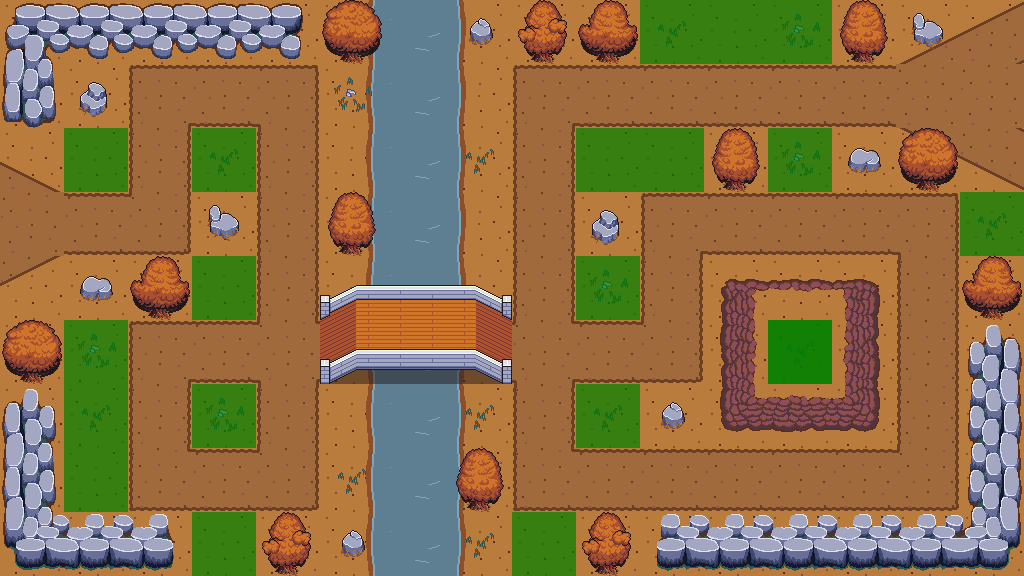

This is a level from a 2D game, rendered from its Tiled map with the project's own tilesets. A one-line summary and the complete map file follow:
An orthogonal 16x9 tile map with 64x64 px tiles, 8 tile layers (Terrain_Background, Terrain_Path, Terrain_Water, Terrain_Cliffs, ...), 3 tilesets and 1 object.

<map version="1.10" tiledversion="1.11.2" orientation="orthogonal" renderorder="right-down" width="16" height="9" tilewidth="64" tileheight="64" infinite="0" nextlayerid="23" nextobjectid="2">
 <editorsettings>
  <export target="../game/public/assets/map/TD-map-lvl7.json" format="json" />
 </editorsettings>
 <tileset firstgid="1" name="GrassTilesetAutumn" tilewidth="64" tileheight="64" tilecount="272" columns="16">
  <image source="../game/public/assets/tilesets/GrassTilesetAutumn.png" width="1024" height="1088" />
 </tileset>
 <tileset firstgid="273" name="AnimatedWaterAutumn" tilewidth="64" tileheight="64" tilecount="490" columns="70">
  <image source="../game/public/assets/tilesets/AnimatedWaterAutumn.png" width="4480" height="448" />
 </tileset>
 <tileset firstgid="763" name="Solid_green" tilewidth="64" tileheight="64" tilecount="9" columns="3">
  <image source="../game/public/assets/Solid_green.png" width="200" height="200" />
 </tileset>
 <layer id="14" name="Terrain_Background" width="16" height="9" locked="1">
  <data encoding="csv">
19,19,19,19,19,19,19,19,19,19,19,19,19,19,19,19,
19,19,19,19,19,19,19,19,19,19,19,19,19,19,19,19,
19,19,19,19,19,19,19,19,19,19,19,19,19,19,19,19,
19,19,19,19,19,19,19,19,19,19,19,19,19,19,19,19,
19,19,19,19,19,19,19,19,19,19,19,19,19,19,19,19,
19,19,19,19,19,19,19,19,19,19,19,19,19,19,19,19,
19,19,19,19,19,19,19,19,19,19,19,19,19,19,19,19,
19,19,19,19,19,19,19,19,19,19,19,19,19,19,19,19,
19,19,19,19,19,19,19,19,19,19,19,19,19,19,19,19
</data>
 </layer>
 <layer id="15" name="Terrain_Path" width="16" height="9">
  <data encoding="csv">
0,0,0,0,0,0,0,0,0,0,0,0,0,0,164,165,
0,0,22,23,24,0,0,0,22,23,23,23,23,23,42,42,
163,0,38,0,40,0,0,0,38,0,0,0,0,0,178,179,
42,23,56,0,40,0,0,0,38,0,22,23,23,23,24,0,
181,0,0,0,38,0,0,0,38,0,40,0,0,0,40,0,
0,0,22,23,26,0,0,0,26,23,56,0,0,0,40,0,
0,0,38,0,40,0,0,0,38,0,0,0,0,0,40,0,
0,0,54,23,56,0,0,0,54,23,23,23,23,23,56,0,
0,0,0,0,0,0,0,0,0,0,0,0,0,0,0,0
</data>
 </layer>
 <layer id="16" name="Terrain_Water" width="16" height="9">
  <data encoding="csv">
0,0,0,0,0,345,486,347,0,0,0,0,0,0,0,0,
0,0,0,0,0,345,486,347,0,0,0,0,0,0,0,0,
0,0,0,0,0,345,486,347,0,0,0,0,0,0,0,0,
0,0,0,0,0,345,486,347,0,0,0,0,0,0,0,0,
0,0,0,0,0,345,486,347,0,0,0,0,0,0,0,0,
0,0,0,0,0,483,486,489,0,0,0,0,0,0,0,0,
0,0,0,0,0,345,486,347,0,0,0,0,0,0,0,0,
0,0,0,0,0,345,486,347,0,0,0,0,0,0,0,0,
0,0,0,0,0,345,486,347,0,0,0,0,0,0,0,0
</data>
 </layer>
 <layer id="17" name="Terrain_Cliffs" width="16" height="9">
  <data encoding="csv">
0,0,0,0,0,0,0,0,0,0,0,0,0,0,0,0,
0,0,0,0,0,0,0,0,0,0,0,0,0,0,0,0,
0,0,0,0,0,0,0,0,0,0,0,0,0,0,0,0,
0,0,0,0,0,0,0,0,0,0,0,0,0,0,0,0,
0,0,0,0,0,0,0,0,0,0,0,102,103,104,0,0,
0,0,0,0,0,0,0,0,0,0,0,118,0,120,0,0,
0,0,0,0,0,0,0,0,0,0,0,134,135,136,0,0,
0,0,0,0,0,0,0,0,0,0,0,0,0,0,0,0,
0,0,0,0,0,0,0,0,0,0,0,0,0,0,0,0
</data>
 </layer>
 <layer id="18" name="Props" width="16" height="9">
  <data encoding="csv">
185,154,154,154,155,0,0,207,0,0,0,0,0,0,222,0,
199,223,0,0,0,0,0,0,0,0,0,0,0,0,0,0,
0,0,0,0,0,0,0,0,0,0,0,0,0,206,0,0,
0,0,0,222,0,0,0,0,0,223,0,0,0,0,0,0,
0,206,0,0,0,216,217,218,0,0,0,0,0,0,0,0,
0,0,0,0,0,232,233,234,0,0,0,0,0,0,0,168,
167,0,0,0,0,0,0,0,0,0,207,0,0,0,0,184,
183,0,0,0,0,0,0,0,0,0,0,0,0,0,0,184,
201,170,171,0,0,207,0,0,0,0,169,170,170,170,170,202
</data>
 </layer>
 <layer id="19" name="Details" width="16" height="9">
  <data encoding="csv">
0,0,0,0,0,159,0,0,175,174,156,0,157,158,0,0,
0,0,0,0,0,157,0,0,0,0,0,0,0,0,0,0,
0,0,0,156,0,0,0,156,0,0,0,158,157,0,159,0,
0,0,0,0,0,158,0,0,0,0,0,0,0,0,0,156,
0,0,174,0,0,0,0,0,0,157,0,0,0,0,0,174,
159,157,0,0,0,0,0,0,0,0,0,0,156,0,0,0,
0,156,0,157,0,0,0,156,0,156,0,0,0,0,0,0,
0,0,0,0,0,156,0,158,0,0,0,0,0,0,0,0,
0,0,0,0,175,0,0,156,0,175,0,0,0,0,0,0
</data>
 </layer>
 <objectgroup id="20" name="Waypoints">
  <object id="1" x="0" y="0">
   <polyline points="0,0 -64.5676,222.399 161.02,223.196 161.817,94.8585 290.953,94.8585 290.155,479.872 160.223,480.67 161.817,350.737 318.055,348.346 357.912,322.838 475.887,322.838 513.352,346.752 673.575,346.752 673.575,223.196 929.454,222.399 929.454,481.467 545.237,480.67 544.44,94.8585 1092.07,94.0614" />
  </object>
 </objectgroup>
 <layer id="21" name="Buildable" width="16" height="9" opacity="0.7">
  <data encoding="csv">
0,0,0,0,0,0,0,0,0,0,763,763,763,0,0,0,
0,0,0,0,0,0,0,0,0,0,0,0,0,0,0,0,
0,763,0,763,0,0,0,0,0,763,763,0,763,0,0,0,
0,0,0,0,0,0,0,0,0,0,0,0,0,0,0,763,
0,0,0,763,0,0,0,0,0,763,0,0,0,0,0,0,
0,763,0,0,0,0,0,0,0,0,0,0,763,0,0,0,
0,763,0,763,0,0,0,0,0,763,0,0,0,0,0,0,
0,763,0,0,0,0,0,0,0,0,0,0,0,0,0,0,
0,0,0,763,0,0,0,0,763,0,0,0,0,0,0,0
</data>
 </layer>
 <layer id="22" name="Highground" width="16" height="9" opacity="0.7">
  <data encoding="csv">
0,0,0,0,0,0,0,0,0,0,0,0,0,0,0,0,
0,0,0,0,0,0,0,0,0,0,0,0,0,0,0,0,
0,0,0,0,0,0,0,0,0,0,0,0,0,0,0,0,
0,0,0,0,0,0,0,0,0,0,0,0,0,0,0,0,
0,0,0,0,0,0,0,0,0,0,0,0,0,0,0,0,
0,0,0,0,0,0,0,0,0,0,0,0,763,0,0,0,
0,0,0,0,0,0,0,0,0,0,0,0,0,0,0,0,
0,0,0,0,0,0,0,0,0,0,0,0,0,0,0,0,
0,0,0,0,0,0,0,0,0,0,0,0,0,0,0,0
</data>
 </layer>
</map>
